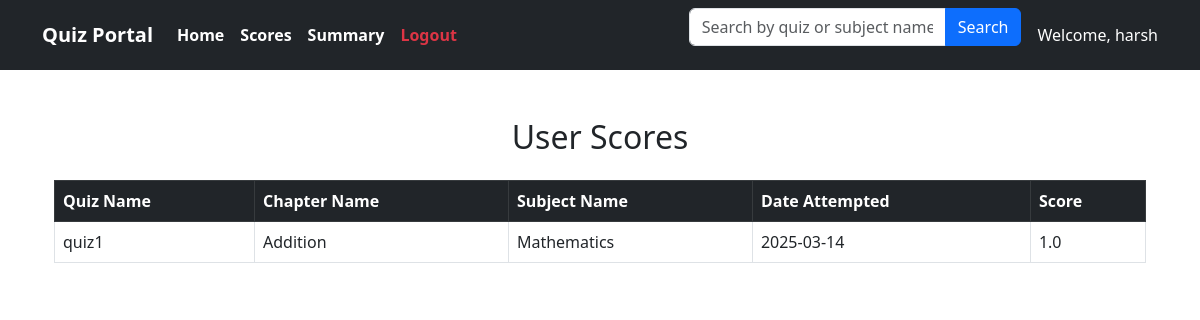
Screenshot of /user/scores (signed in) with the database file from the repository.
### backend/models.py (models this page shows)
class Score(db.Model):
    __tablename__ = 'score'
    id = db.Column(db.Integer, primary_key=True)
    user_id = db.Column(db.Integer, db.ForeignKey('users.id', ondelete='CASCADE'), nullable=False)
    quiz_id = db.Column(db.Integer, db.ForeignKey('quiz.id', ondelete='CASCADE'), nullable=False)
    date_attempt = db.Column(db.DateTime, nullable=False)
    score = db.Column(db.Float, nullable=False)  # Percentage or total score

class Quiz(db.Model):
    __tablename__ = 'quiz'
    id = db.Column(db.Integer, primary_key=True)
    chapter_id = db.Column(db.Integer, db.ForeignKey('chapter.id', ondelete='CASCADE'), nullable=False)
    quiz_name = db.Column(db.String, nullable=False)
    date_of_quiz = db.Column(db.DateTime, nullable=False)
    time_duration = db.Column(db.Time, nullable=False)
    questions = db.relationship('Question', backref='quiz',lazy=True, cascade='all, delete-orphan')
    scores = db.relationship('Score', backref='quiz',lazy=True, cascade='all, delete-orphan')

class Chapter(db.Model):
    __tablename__ = 'chapter'
    id = db.Column(db.Integer, primary_key=True)
    name = db.Column(db.String, nullable=False)
    description = db.Column(db.String, nullable=False)
    subject_id = db.Column(db.Integer, db.ForeignKey('subjects.id', ondelete='CASCADE'), nullable=False)
    quizzes = db.relationship('Quiz', backref='chapter',lazy=True, cascade='all, delete-orphan')

class Subject(db.Model):
    __tablename__ = 'subjects'
    id = db.Column(db.Integer, primary_key=True)
    name = db.Column(db.String(100), nullable=False)
    description = db.Column(db.String(255), nullable=True)
    chapters = db.relationship('Chapter', backref='subject', cascade="all, delete", lazy=True)

### app.py (the view)
@app.route('/user/scores', methods=['GET'])
def user_scores():
    user_id = session.get('user_id')
    scores_query = db.session.query(
        Score.score,
        Score.date_attempt,
        Quiz.quiz_name,
        Chapter.name.label('chapter'),
        Subject.name.label('subject')
    ).join(Quiz, Score.quiz_id == Quiz.id) \
     .join(Chapter, Quiz.chapter_id == Chapter.id) \
     .join(Subject, Chapter.subject_id == Subject.id) \
     .filter(Score.user_id == user_id)
    scores = scores_query.all()
    return render_template('user_scores.html', scores=scores)

### templates/user_scores.html (shortened to what this page needs)
{% extends "usernavbar.html" %}
{% block content %}
<div class="container mt-5">
    <h2 class="mb-4 text-center">User Scores</h2>
    <table class="table table-bordered">
        <thead class="table-dark">
            <tr>
                <th>Quiz Name</th>
                <th>Chapter Name</th>
                <th>Subject Name</th>
                <th>Date Attempted</th>
                <th>Score</th>
            </tr>
        </thead>
        <tbody>
            {% for score in scores %}
                <tr>
                    <td>{{ score.quiz_name }}</td>
                    <td>{{ score.chapter }}</td>
                    <td>{{ score.subject }}</td>
                    <td>{{ score.date_attempt.strftime('%Y-%m-%d') }}</td>
                    <td>{{ score.score }}</td>
                </tr>
            {% else %}
                <tr>
                    <td colspan="5" class="text-center">No scores found</td>
                </tr>
            {% endfor %}
        </tbody>
    </table>
</div>
{% endblock %}

### rows the page displays
Score: quiz_name "quiz1", chapter "Addition", subject "Mathematics", date_attempt "2025-03-14", score "1.0"

### other values shown
{{ session['full_name'] }} "harsh"
